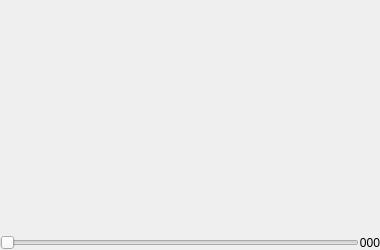
     <widget class="QFrame" name="boardFrame">
      <property name="sizePolicy">
       <sizepolicy hsizetype="Expanding" vsizetype="Preferred">
        <horstretch>0</horstretch>
        <verstretch>0</verstretch>
       </sizepolicy>
      </property>
      <property name="minimumSize">
       <size>
        <width>380</width>
        <height>250</height>
       </size>
      </property>
      <property name="frameShape">
       <enum>QFrame::Box</enum>
      </property>
      <property name="frameShadow">
       <enum>QFrame::Raised</enum>
      </property>
      <property name="lineWidth">
       <number>0</number>
      </property>
      <layout class="QGridLayout">
       <property name="leftMargin">
        <number>0</number>
       </property>
       <property name="topMargin">
        <number>0</number>
       </property>
       <property name="rightMargin">
        <number>0</number>
       </property>
       <property name="bottomMargin">
        <number>0</number>
       </property>
       <property name="spacing">
        <number>0</number>
       </property>
       <item row="0" column="0" colspan="3">
        <widget class="Board" name="board" native="true">
         <property name="sizePolicy">
          <sizepolicy hsizetype="Expanding" vsizetype="Ignored">
           <horstretch>0</horstretch>
           <verstretch>0</verstretch>
          </sizepolicy>
         </property>
         <property name="minimumSize">
          <size>
           <width>380</width>
           <height>380</height>
          </size>
         </property>
         <property name="whatsThis">
          <string>Click on the board to place a stone.

When in normal mode, left click plays moves in alternating colors.
Shift + left click moves to the first move in the main branch.
Shift + right click moves to the next move in the current branch.
When in edit mode and editing stones, left click places a black, right click a white stone, clicking on an existant stone removes it.
When editing marks, left click sets, right click removes the mark. When editing letter marks, shift-click allows to customize the mark text.
When in score mode, left click to mark a group as dead, right click to mark it alive in seki. Click again to unmark as dead or seki.</string>
         </property>
        </widget>
       </item>
       <item row="3" column="2">
        <widget class="QLabel" name="sliderRightLabel">
         <property name="font">
          <font>
           <family>Helvetica</family>
           <weight>50</weight>
           <italic>false</italic>
           <bold>false</bold>
           <underline>false</underline>
           <strikeout>false</strikeout>
          </font>
         </property>
         <property name="whatsThis">
          <string>Slider max value

Maximum game move the slider can currently show.</string>
         </property>
         <property name="text">
          <string>000</string>
         </property>
         <property name="alignment">
          <set>Qt::AlignRight|Qt::AlignTrailing|Qt::AlignVCenter</set>
         </property>
         <property name="margin">
          <number>2</number>
         </property>
        </widget>
       </item>
       <item row="3" column="1">
        <widget class="QSlider" name="slider">
         <property name="maximumSize">
          <size>
           <width>32767</width>
           <height>15</height>
          </size>
         </property>
         <property name="focusPolicy">
          <enum>Qt::NoFocus</enum>
         </property>
         <property name="toolTip">
          <string>Navigate through the game</string>
         </property>
         <property name="whatsThis">
          <string>Navigate to move

Use the slider to quickly navigate through the current branch of the game.</string>
         </property>
         <property name="maximum">
          <number>10</number>
         </property>
         <property name="pageStep">
          <number>1</number>
         </property>
         <property name="orientation">
          <enum>Qt::Horizontal</enum>
         </property>
        </widget>
       </item>
      </layout>
     </widget>
